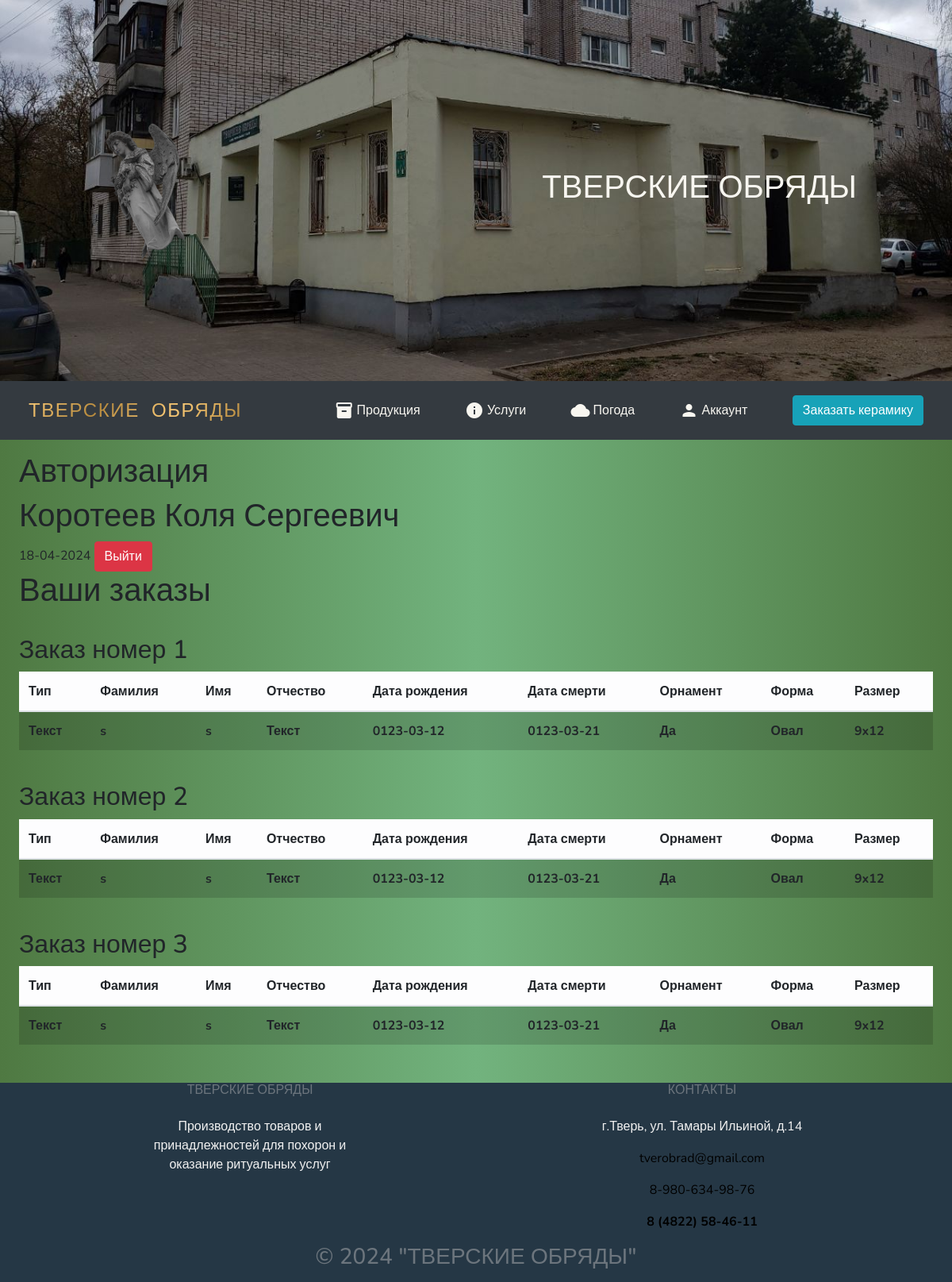
/account (signed in), run on the app's committed database.
### data/user.py (models this page shows, shortened)
class User(SqlAlchemyBase, UserMixin):
    __tablename__ = 'users'
    id = sqlalchemy.Column(sqlalchemy.Integer, primary_key=True, autoincrement=True)
    surname = sqlalchemy.Column(sqlalchemy.String, nullable=True)
    name = sqlalchemy.Column(sqlalchemy.String, nullable=True)
    patronymic = sqlalchemy.Column(sqlalchemy.String, nullable=True)
    phone = sqlalchemy.Column(sqlalchemy.String, nullable=True)
    email = sqlalchemy.Column(sqlalchemy.String,
                              index=True, unique=True, nullable=True)
    hashed_password = sqlalchemy.Column(sqlalchemy.String, nullable=True)
    created_date = sqlalchemy.Column(sqlalchemy.DateTime,
                                     default=datetime.datetime.now)
    purchase = orm.relationship("Purchase", back_populates='user')

### data/purchase.py (models this page shows, shortened)
class Purchase(SqlAlchemyBase):
    __tablename__ = 'purchases'
    id = sqlalchemy.Column(sqlalchemy.Integer,
                           primary_key=True, autoincrement=True)
    user_id = sqlalchemy.Column(sqlalchemy.Integer, sqlalchemy.ForeignKey('users.id'))
    format = sqlalchemy.Column(sqlalchemy.String, nullable=True)
    surname = sqlalchemy.Column(sqlalchemy.String, nullable=True)
    name = sqlalchemy.Column(sqlalchemy.String, nullable=True)
    patronymic = sqlalchemy.Column(sqlalchemy.String, nullable=True)
    birth_day = sqlalchemy.Column(sqlalchemy.Integer, nullable=True)
    death_day = sqlalchemy.Column(sqlalchemy.Integer, nullable=True)
    ornament = sqlalchemy.Column(sqlalchemy.String, default=False)
    colour = sqlalchemy.Column(sqlalchemy.String, default=False)
    shape = sqlalchemy.Column(sqlalchemy.String, nullable=True)
    size = sqlalchemy.Column(sqlalchemy.String, nullable=True)
    deadline = sqlalchemy.Column(sqlalchemy.DateTime)
    comment = sqlalchemy.Column(sqlalchemy.String)
    made_date = sqlalchemy.Column(sqlalchemy.DateTime, default=datetime.datetime.now)  # дата заказа
    user = orm.relationship('User')

### main.py (the view)
@app.route('/account', methods=['POST', 'GET'])
@login_required
def account():
    if current_user.is_authenticated:
        db_sess = db_session.create_session()
        purchase = db_sess.query(Purchase).filter(
            (Purchase.user_id== current_user.id)).all()
        print(type(purchase))
    if request.method == 'GET':
        return render_template('account.html', main=False, date=datetime.now(), purchases=purchase)
    '''elif request.method == 'POST':
        send_email()'''

### data/db_session.py (called while the page is built)
def create_session() -> Session:
    global __factory
    return __factory()

### main.py (called while the page is built)
@login_manager.user_loader
def load_user(user_id):
    db_sess = db_session.create_session()
    return db_sess.query(User).get(user_id)

### templates/account.html (shortened to what this page needs)
{% extends "base.html" %}
{% block content %}
<h1>Авторизация</h1>
<h1>{{ ' '.join([current_user.surname, current_user.name, current_user.patronymic]) }}</h1>
{{ current_user.created_date.strftime("%d-%m-%Y") }}
<a class="btn btn-danger" href="/logout">Выйти</a>
{% if purchases %}
    <h1>Ваши заказы</h1>
    {% for purchase in purchases %}
    <br> <h2>Заказ номер {{ purchase.id }}</h2>
    {% if purchase.format == "Текст" %}
        <table class="table">
            <thead class="table-light">
                <tr>
                    <th scope="col">Тип</th>
                    <th scope="col">Фамилия</th>
                    <th scope="col">Имя</th>
                    <th scope="col">Отчество</th>
                    <th scope="col">Дата рождения</th>
                    <th scope="col">Дата смерти</th>
                    <th scope="col">Орнамент</th>
                    <th scope="col">Форма</th>
                    <th scope="col">Размер</th>
                </tr>
            </thead>
            <tbody>
                <tr class="table-active">
                    <th scope="col">{{ purchase.format }}</th>
                    <th scope="col">{{ purchase.surname }}</th>
                    <th scope="col">{{ purchase.name }}</th>
                    <th scope="col">{{ purchase.format }}</th>
                    <th scope="col">{{ purchase.birth_day }}</th>
                    <th scope="col">{{ purchase.death_day }}</th>
                    <th scope="col">{{ purchase.ornament }}</th>
                    <th scope="col">{{ purchase.shape }}</th>
                    <th scope="col">{{ purchase.size }}</th>
                </tr>
            </tbody>
        </table>
    {% endif %}
    {% endfor %}
{% else %}
    <p>У вас ещё не было заказов</p>
{% endif %}
{% endblock %}

### static/css/style.css (style rules this page uses)
:root { --text-color: #f1f1f1; --footer-bg-color: #253745; --main-font: 'Rubik', sans-serif; --font1: 'Nunito', sans-serif; --main-font-size: 1.5rem; --font1-weight: 600; --main-border-radius: 1em; --login-form-bg: #436850; --main-gradient: linear-gradient(135deg, #F9C976, #B5893D, #F9C976, #B5893D); }
body { background-color: #289339; background-size: 100% 100%; background-repeat: repeat; background: linear-gradient(90deg, #4f7942, #72B37E 50%, #4f7942); font-family: var(--font1); }
html { scroll-behavior: smooth; }
li, a, button { font: var(--main-font); color: #000000; text-decoration: none; }

### data on the page
User: surname+name+patronymic "Коротеев Коля Сергеевич", created_date "18-04-2024"
Purchase: id "1", format "Текст", surname "s", name "s", birth_day "0123-03-12", death_day "0123-03-21", ornament "Да", shape "Овал", size "9x12"
Purchase: id "2", format "Текст", surname "s", name "s", birth_day "0123-03-12", death_day "0123-03-21", ornament "Да", shape "Овал", size "9x12"
Purchase: id "3", format "Текст", surname "s", name "s", birth_day "0123-03-12", death_day "0123-03-21", ornament "Да", shape "Овал", size "9x12"
